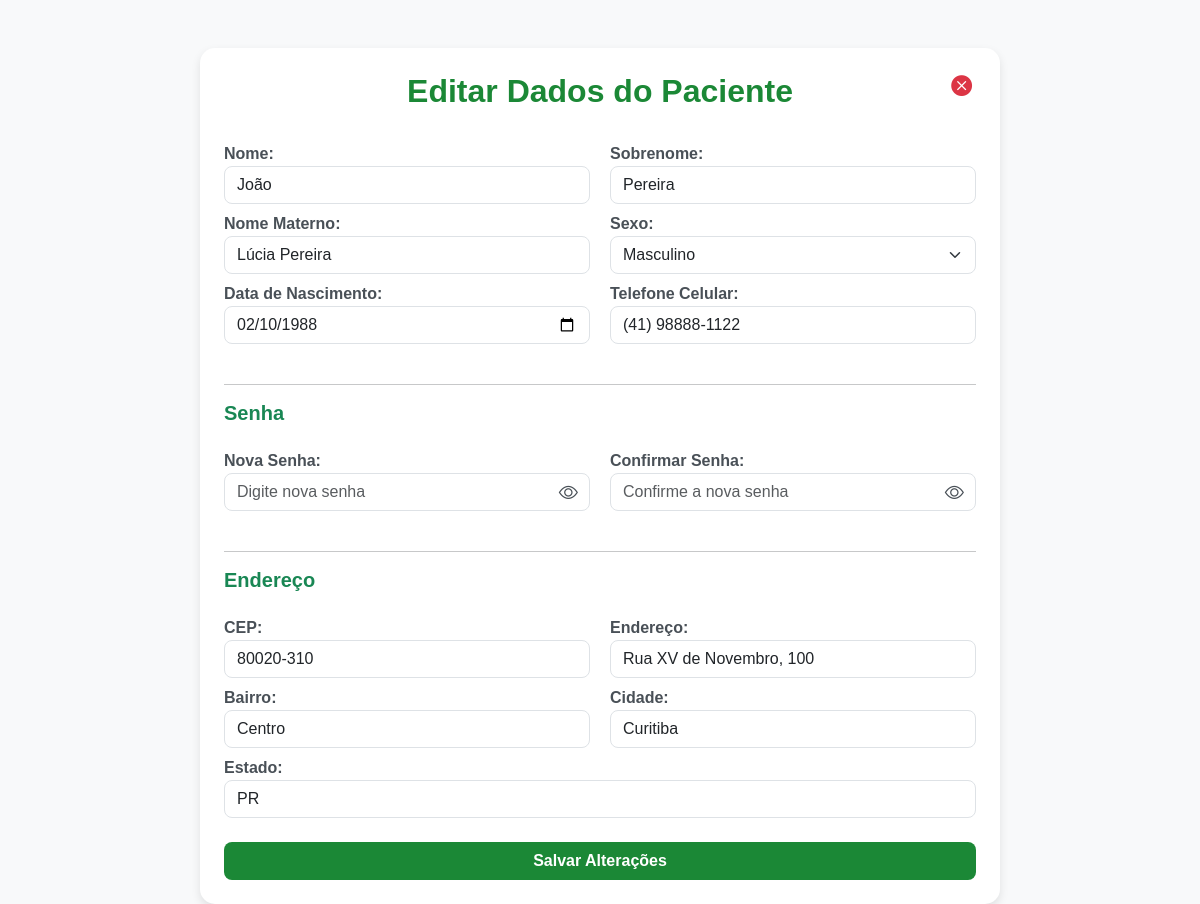
/editar_dados.php (signed in), run on the app's committed database.
### tables this page shows
CREATE TABLE usuarios (
    cpf VARCHAR(14) PRIMARY KEY,
    nome VARCHAR(100) NOT NULL,
    sobrenome VARCHAR(100),
    nomeMaterno VARCHAR(100),
    sexo VARCHAR(15),
    endereco VARCHAR(100),
    bairro VARCHAR(50),
    estado VARCHAR(2),
    cep VARCHAR(9),
    cidade VARCHAR(50),
    email VARCHAR(100) UNIQUE,
    senha VARCHAR(200) NOT NULL,
    trocar_senha TINYINT(1) DEFAULT 0,
    telefoneCelular VARCHAR(15),
    DataNascimento DATE,
    tipo ENUM('paciente', 'admin', 'recepcionista') DEFAULT 'paciente',
    criado_em TIMESTAMP DEFAULT CURRENT_TIMESTAMP
);

### editar_dados.php (the view, shortened to what this page needs)
<?php
include 'conexao.php';
$email = $_SESSION['email'];
$sql = "SELECT * FROM usuarios WHERE email = '$email'";
$result = $conn->query($sql);
$usuario = $result->fetch_assoc();
?>
<!DOCTYPE html>
<html lang="pt-br">
<head>
  <link href="https://cdn.jsdelivr.net/npm/bootstrap@5.3.2/dist/css/bootstrap.min.css" rel="stylesheet">
  <link rel="stylesheet" href="https://cdn.jsdelivr.net/npm/bootstrap-icons@1.11.1/font/bootstrap-icons.css">
</head>
<body>
<div class="container mt-5">
  <div class="card p-4">
    <a href="sistema.php" class="btn btn-voltar" title="Voltar"><i class="bi bi-x-circle-fill"></i></a>
    <h2 class="text-center mb-4 titulo">Editar Dados do Paciente</h2>
    <form method="POST" id="formEdicao">
      <div class="linha">
        <div>
          <label>Nome:</label>
          <input type="text" name="nome" class="form-control" value="<?= htmlspecialchars($usuario['nome']) ?>" required>
        </div>
        <div>
          <label>Sobrenome:</label>
          <input type="text" name="sobrenome" class="form-control" value="<?= htmlspecialchars($usuario['sobrenome']) ?>">
        </div>
      </div>
      <div class="linha">
        <div>
          <label>Nome Materno:</label>
          <input type="text" name="nomeMaterno" class="form-control" value="<?= htmlspecialchars($usuario['nomeMaterno']) ?>">
        </div>
        <div>
          <label>Sexo:</label>
          <select name="sexo" class="form-select">
            <option value="Masculino" <?= $usuario['sexo']=='Masculino'?'selected':'' ?>>Masculino</option>
          </select>
        </div>
      </div>
      <div class="linha">
        <div>
          <label>Data de Nascimento:</label>
          <input type="date" name="DataNascimento" class="form-control" value="<?= htmlspecialchars($usuario['DataNascimento']) ?>">
        </div>
        <div>
          <label>Telefone Celular:</label>
          <input type="text" name="telefoneCelular" id="telefone" class="form-control" value="<?= htmlspecialchars($usuario['telefoneCelular']) ?>">
        </div>
      </div><br>
      <hr>
      <h5 class="text-success fw-bold mb-3 text-start">Senha</h5>
      <div class="linha">
        <div class="senha-container">
          <label>Nova Senha:</label>
          <input type="password" name="nova_senha" id="nova_senha" class="form-control" placeholder="Digite nova senha">
          <i class="bi bi-eye" id="toggleNova"></i>
        </div>
        <div class="senha-container">
          <label>Confirmar Senha:</label>
          <input type="password" name="confirma_senha" id="confirma_senha" class="form-control" placeholder="Confirme a nova senha">
          <i class="bi bi-eye" id="toggleConfirma"></i>
        </div>
      </div><br>
      <hr>
      <h5 class="text-success fw-bold mb-3 text-start">Endereço</h5>
      <div class="linha">
        <div>
          <label>CEP:</label>
          <input type="text" name="cep" id="cep" class="form-control" value="<?= htmlspecialchars($usuario['cep']) ?>">
        </div>
        <div>
          <label>Endereço:</label>
          <input type="text" name="endereco" id="rua" class="form-control" value="<?= htmlspecialchars($usuario['endereco']) ?>">
        </div>
      </div>
      <div class="linha">
        <div>
          <label>Bairro:</label>
          <input type="text" name="bairro" id="bairro" class="form-control" value="<?= htmlspecialchars($usuario['bairro']) ?>">
        </div>
        <div>
          <label>Cidade:</label>
          <input type="text" name="cidade" id="cidade" class="form-control" value="<?= htmlspecialchars($usuario['cidade']) ?>">
        </div>
      </div>
      <div class="linha">
        <div>
          <label>Estado:</label>
          <input type="text" name="estado" id="uf" class="form-control" value="<?= htmlspecialchars($usuario['estado']) ?>">
        </div>
      </div>
      <div class="mt-4 d-grid">
        <button type="submit" class="btn btn-salvar">Salvar Alterações</button>
      </div>
    </form>
  </div>
</div>
</body>
</html>

### editar_dados.php (style rules this page uses)
body { background-color: #f8f9fa; font-family: 'Poppins', sans-serif; }
.card { border-radius: 15px; box-shadow: 0 4px 10px rgba(0,0,0,0.1); border: none; max-width: 800px; margin: auto; }
.titulo { color: #1b8836; font-weight: 700; }
label { font-weight: 600; color: #495057; margin-top: 8px; }
input, select { border-radius: 8px !important; border: 1px solid #dee2e6 !important; padding: 10px; }
.btn-salvar { background-color: #1b8836; color: white; font-weight: 600; border-radius: 8px; transition: 0.3s; }
.linha { display: grid; grid-template-columns: repeat(auto-fit, minmax(250px, 1fr)); gap: 20px; }
.btn-voltar { position: absolute; top: 15px; right: 15px; font-size: 1.3rem; color: #dc3545; }
.senha-container { position: relative; }
.senha-container input { padding-right: 50px; }
.senha-container i { position: absolute; right: 12px; top: 50%; transform: translateY(10%); cursor: pointer; color: #495057; font-size: 1.2rem; }

### data on the page
usuarios: nome "João", sobrenome "Pereira", nomeMaterno "Lúcia Pereira", sexo "Masculino", DataNascimento "02/10/1988", telefoneCelular "(41) 98888-1122", cep "80020-310", endereco "Rua XV de Novembro, 100", bairro "Centro", cidade "Curitiba", estado "PR"
